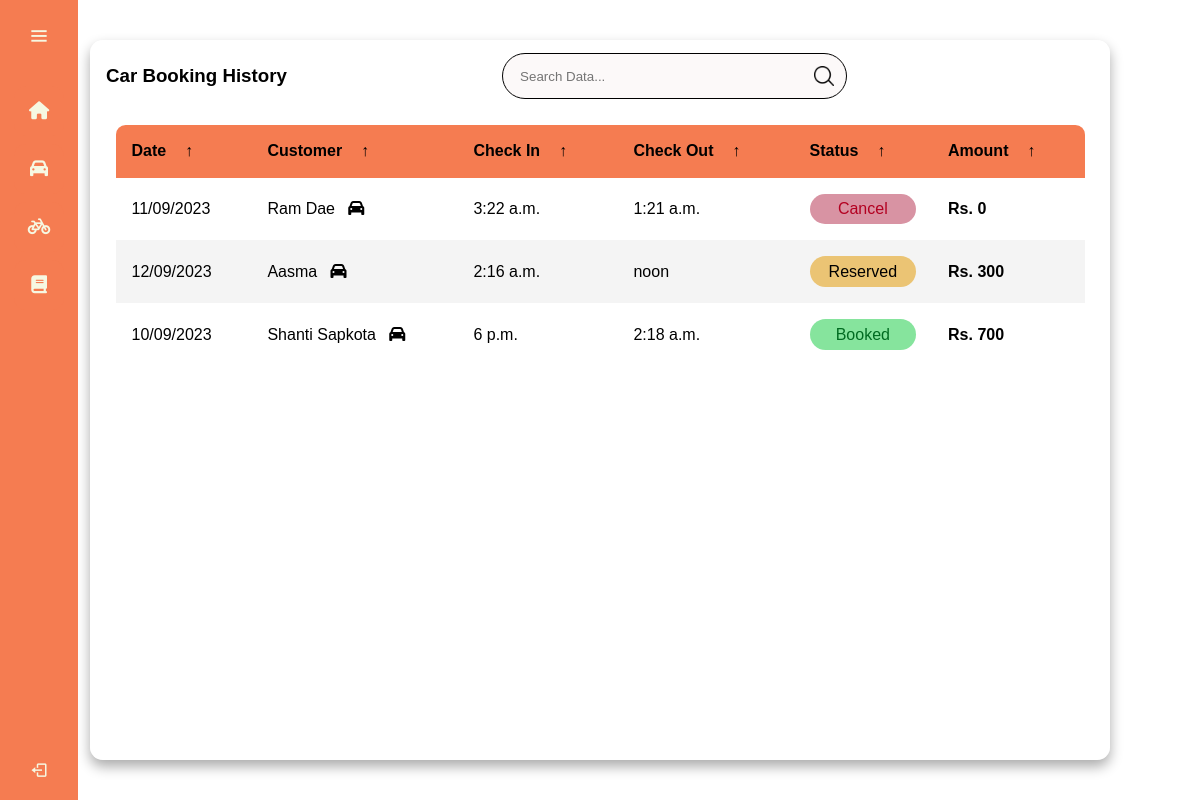
/owner/bookings/car (signed in), run on the app's committed database.
### customer/models.py (models this page shows)
class Ticket(models.Model):
    parking_code = models.CharField(max_length=255, null=True, blank=True)
    code = models.CharField(max_length=255, null=True, blank=True)
    username = models.CharField(max_length=50,default="dibas")
    bookedSeat = models.CharField(max_length=10,default="")
    vehicle_type = models.CharField(max_length=255, null=True, blank=True)
    payment = models.BooleanField(default=False)
    amount = models.IntegerField(default=0)
    qr_code = models.ImageField(upload_to=upload_qr, null=True, blank=True)
    fine = models.IntegerField(null=True, blank=True)
    departureTime = models.TimeField(default='00:00:00')
    arrivalTime = models.TimeField(default='00:00:00')
    departureDate = models.DateField(null=True, blank=True)
    status = models.CharField(max_length=255, null=True, blank=True)
    vehicleID = models.CharField(max_length=50)
    booked_date = models.DateTimeField(null=True, blank=True)
    def __str__(self):
        return self.code

### open_park/views.py (the view)
# urls.py: path('bookings/car', views.my_car_bookings, name="my_car_bookings"),
def my_car_bookings(request):
    if request.user.is_authenticated and request.user.is_staff:
        owner_parking_codes = Parking.objects.filter(
            owner=request.user).values_list('code', flat=True)
        print(owner_parking_codes)
        parking_tickets = Ticket.objects.filter(
            parking_code__in=owner_parking_codes, vehicle_type='Car')
        print(parking_tickets)
    else:
        return redirect('login')
    return render(request, 'open_park/car.html', {'parking_tickets': parking_tickets})

### open_park/templates/open_park/car.html (shortened to what this page needs)
{% load static %}
<!DOCTYPE html>
<html lang="en">
<head>
  <link href='https://unpkg.com/boxicons@2.0.7/css/boxicons.min.css' rel='stylesheet'>
  <link rel="stylesheet" href="{% static 'owner/css/main.css' %}">
  <link rel="stylesheet" href="{% static 'owner/css/carbike.css' %}">
</head>
</head>
<body>
  <body>
    <div class="sidebar">
      <div class="logo-details">
        <i class='bx bx-menu' id="btn"></i>
      </div>
      <ul class="nav-list">
        <li>
          <a href="{% url 'owner_dashboard' %}">
            <i class="fa-sharp fa-solid fa-house"></i>
          </a>
        </li>
        <li>
          <a href="{% url 'my_car_bookings' %}">
            <i class="fa-solid fa-car"></i>
          </a>
        </li>
        <li>
          <a href="{% url 'my_bike_bookings' %}">
            <i class="fa-solid fa-bicycle"></i>
          </a>
        </li>
        <li>
          <a href="{% url 'my_active_bookings' %}">
            <i class="fa-solid fa-book"></i>
          </a>
        </li>
        <li class="profile">
          <div class="profile-details">
            <div class="profileimg">  </div>
            <div class="name_job">
              <div class="name">Ram</div>
            </div>
          </div>
          <i class='bx bx-log-out' id="log_out"></i>
        </li>
      </ul>
    </div>
    <section class="car-section">
      <main class="table">
        <section class="table__header">
          <h1>Car Booking History</h1>
          <div class="input-group">
            <input type="search" placeholder="Search Data...">
            <img src="{% static 'owner/img/search.png' %}" alt="">
          </div>
          <div class="export__file">
            <label for="export-file" class="export__file-btn" title="Export File"></label>
          </div>
        </section>
        <section class="table__body">
          <table>
            <thead>
              <tr>
                <th> Date <span class="icon-arrow">&UpArrow;</span></th>
                <th> Customer <span class="icon-arrow">&UpArrow;</span></th>
                <th> Check In <span class="icon-arrow">&UpArrow;</span></th>
                <th> Check Out <span class="icon-arrow">&UpArrow;</span></th>
                <th> Status <span class="icon-arrow">&UpArrow;</span></th>
                <th> Amount <span class="icon-arrow">&UpArrow;</span></th>
              </tr>
            </thead>
            <tbody>
              {% for ticket in parking_tickets %}
              <tr>
                <td>{{ticket.booked_date|date:"d/m/Y"}} </td>
                <td>{{ticket.username}} &nbsp; <i class="fa-solid fa-car"></i> </td>
                <td> {{ticket.arrivalTime}}</td>
                <td> {{ticket.departureTime}} </td>
                {% if ticket.status == 'Cancel'%}
                <td>
                  <p class="status cancelled">{{ticket.status}}</p>
                </td>
                {% elif ticket.status == "Reserved"%}
                <td>
                  <p class="status pending">Reserved</p>
                </td>
                {% elif ticket.status == "Booked"%}
                <td>
                  <p class="status delivered">Booked</p>
                </td>
                {% endif %}
                <td> <strong>Rs. {{ticket.amount}}</strong></td>
              </tr>
              {% endfor %}
            </tbody>
          </table>
        </section>
      </main>
    </section>
  </body>
</body>
</html>

### static/owner/css/main.css (style rules this page uses)
* { margin: 0; padding: 0; box-sizing: border-box; font-family: "Poppins" , sans-serif; }
.sidebar { position: fixed; left: 0; top: 0; height: 100%; width: 78px; background: #F57C51; padding: 6px 14px; z-index: 99; transition: all 0.5s ease; }
.sidebar .logo-details { height: 60px; display: flex; align-items: center; position: relative; }
.sidebar .logo-details #btn { position: absolute; top: 50%; right: 0; transform: translateY(-50%); font-size: 22px; transition: all 0.4s ease; font-size: 23px; text-align: center; cursor: pointer; transition: all 0.5s ease; }
.sidebar i { color: #F6F8E2; height: 60px; min-width: 50px; font-size: 28px; text-align: center; line-height: 60px; }
.sidebar .nav-list { margin-top: 20px; height: 100%; }
.sidebar li { position: relative; margin: 8px 0; list-style: none; }
.sidebar li a { display: flex; height: 100%; width: 100%; border-radius: 12px; align-items: center; text-decoration: none; transition: all 0.4s ease; background:#F57C51; }
.sidebar li i { height: 50px; line-height: 50px; font-size: 18px; border-radius: 12px; }
.sidebar li.profile { position: fixed; height: 60px; width: 78px; left: 0; bottom: -8px; padding: 10px 14px; background: #F57C51; transition: all 0.5s ease; overflow: hidden; }
.sidebar li .profile-details { display: flex; align-items: center; flex-wrap: nowrap; }
.sidebar li.profile .name, .sidebar li.profile .job { font-size: 15px; font-weight: 400; color: #F6F8E2; white-space: nowrap; }
.sidebar .profile #log_out { position: absolute; top: 50%; right: 0; transform: translateY(-50%); background: #F57C51; width: 100%; height: 60px; line-height: 60px; border-radius: 0px; transition: all 0.5s ease; }

### static/owner/css/carbike.css (style rules this page uses)
* { margin: 0; padding: 0; box-sizing: border-box; font-family: sans-serif; }
body { min-height: 100vh; background: white; display: flex; justify-content: center; align-items: center; }
main.table { width: 85vw; height: 90vh; background-color: #fff5; backdrop-filter: blur(7px); box-shadow: 0 .4rem .8rem #0005; border-radius: .8rem; overflow: hidden; }
.table__header { width: 100%; height: 10%; background-color: #fff4; padding: .8rem 1rem; display: flex; justify-content: space-between; align-items: center; }
.table__header .input-group { width: 35%; height: 100%; background-color: rgba(246, 236, 236, 0.333); border: solid 0.5px; padding: 0 .8rem; border-radius: 2rem; display: flex; justify-content: center; align-items: center; transition: .2s; }
.table__header .input-group img { width: 1.2rem; height: 1.2rem; }
.table__header .input-group input { width: 100%; padding: 0 .5rem 0 .3rem; background-color: transparent; border: none; outline: none; }
.table__body { width: 95%; max-height: calc(89% - 1.6rem); background-color: #fff; margin: .8rem auto; border-radius: .6rem; overflow: auto; overflow: overlay; }
table { width: 100%; }
table, th, td { border-collapse: collapse; padding: 1rem; text-align: left; }
thead th { position: sticky; top: 0; left: 0; background-color: #F57C51; cursor: pointer; text-transform: capitalize; }
tbody tr:nth-child(even) { background-color: #0000000b; }
tbody tr { --delay: .1s; transition: .5s ease-in-out var(--delay), background-color 0s; }
tbody tr td, tbody tr td p, tbody tr td img { transition: .2s ease-in-out; }
.status { padding: .4rem 0; border-radius: 2rem; text-align: center; }
.status.delivered { background-color: #86e49d; color: #006b21; }
.status.cancelled { background-color: #d893a3; color: #b30021; }
.status.pending { background-color: #ebc474; }
thead th span.icon-arrow { display: inline-block; width: 1.3rem; height: 1.3rem; border-radius: 50%; border: 1.4px solid transparent; text-align: center; font-size: 1rem; margin-left: .5rem; transition: .2s ease-in-out; }
.export__file { position: relative; }

### data on the page
Ticket: booked_date "11/09/2023", username "Ram Dae", arrivalTime "3:22 a.m.", departureTime "1:21 a.m.", status "Cancel", amount "0"
Ticket: booked_date "12/09/2023", username "Aasma", arrivalTime "2:16 a.m.", departureTime "noon", status "Reserved", amount "300"
Ticket: booked_date "10/09/2023", username "Shanti Sapkota", arrivalTime "6 p.m.", departureTime "2:18 a.m.", status "Booked", amount "700"
